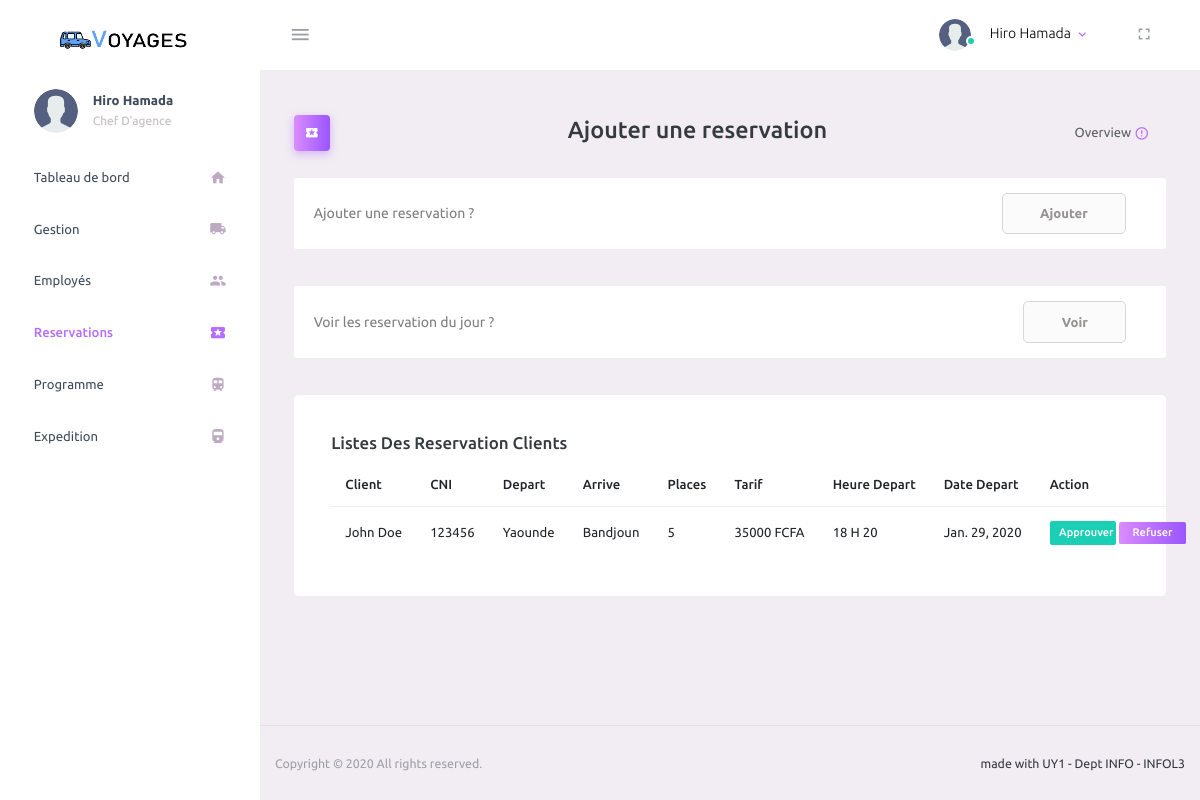
The page /reservations (signed in) on the database its author committed.
### taxi/models.py (models this page shows, shortened)
class Utilisateur(AbstractUser):
    username = None
    email = None
    code = models.CharField(max_length=64)
    telephone = models.CharField(max_length=64, unique=True)
    cni = models.CharField(max_length=64, unique=True)
    is_admin = models.BooleanField(default=False)
    def est_employer(self):
        try:
            return self.employe is not None or self.is_superuser
        except:
            return False
    objects = UserManager()
    REQUIRED_FIELDS = ['first_name', 'last_name', 'cni']
    USERNAME_FIELD = 'telephone'
    EMAIL_FIELD = 'telephone'
    def __str__(self):
        return self.get_full_name()

class Reservation(models.Model):
    programme = models.ForeignKey(Programme, on_delete=models.CASCADE, null=False, blank=False)
    places = models.IntegerField(default=1, validators=[
        MaxValueValidator(5),
        MinValueValidator(1)
    ])
    client = models.ForeignKey(Client, null=False, on_delete=models.CASCADE)
    guichetier = models.ForeignKey(Employe, null=True, on_delete=models.SET_NULL, default=None)
    created_at = models.DateTimeField('Created at', default=timezone.now())
    jour_depart = models.CharField(max_length=64, choices=JOURS_CHOICES, default=timezone.now().weekday())
    date_depart = models.DateField('Created at', default=timezone.now().date())
    statut = models.CharField(max_length=64, choices=RESERVATION_STATUS, null=False, default='ATTENTE')
    def montant(self):
        return self.places * self.programme.tarif

class Client(models.Model):
    user = models.OneToOneField(
        Utilisateur,
        on_delete=models.CASCADE,
    )

class Programme(models.Model):
    depart = models.CharField(max_length=64, choices=CHOICES_VILLE, null=False, )
    arrive = models.CharField(max_length=64, choices=CHOICES_VILLE, null=False, )
    type = models.CharField(max_length=64, choices=TYPE_CHOICES, null=False, default='CL')
    heure_depart = models.TimeField(max_length=64, default=datetime.time(15), )
    voiture = models.ForeignKey(Voiture, on_delete=models.SET_NULL, blank=True, null=True)
    tarif = models.IntegerField()
    def get_heure_depart_display(self):
        return f"{self.heure_depart.hour} H {self.heure_depart.minute if self.heure_depart.minute > 9 else '0'+str(self.heure_depart.minute)}" if self.heure_depart else "Pas d'horaire"

### taxi/views.py (the view)
# urls.py: path('reservations', views.reservations, name='reservations'),
@login_required
def reservations(request):
    user: Utilisateur = request.user
    reser = Reservation.objects.filter(date_depart=datetime.datetime.now().date()).filter(
        guichetier__isnull=True) if user.est_employer() else Reservation.objects.filter(client=user.client)
    return render(request, 'taxi/admin/reservations.html', {'reservations': reser, 'today':datetime.datetime.now().date()})

### taxi/templates/taxi/admin/reservations.html (shortened to what this page needs)
{% extends 'taxi/admin/base.html' %}
{% block content %}
    {% load static %}
    <div class="content-wrapper">
        <div class="page-header">
            <h3 class="page-title">
                            <span class="page-title-icon bg-gradient-primary text-white mr-2">
                                <i class="mdi mdi-ticket"></i> </span>
            <h3>
                                {% if user.est_employer %}
                            Ajouter une reservation
            {% else %}
             Reservations
            {% endif %}
            </h3>
            </h3>
            <nav aria-label="breadcrumb">
                <ul class="breadcrumb">
                    <li class="breadcrumb-item active" aria-current="page">
                        Overview <i
                            class="mdi mdi-alert-circle-outline icon-sm text-primary align-middle"></i>
                    </li>
                </ul>
            </nav>
        </div>
    {% if user.est_employer %}
        <div class="row" id="proBanner">
            <div class="col-12">
                            <span class="d-flex align-items-center purchase-popup">
                                <p>Ajouter une reservation ?</p>
                                <a href="{% url 'reservations.nouveau' %}"
                                   class="btn ml-auto download-button">Ajouter</a>
                            </span>
            </div>
        </div>
        <div class="row" id="proBanner">
            <div class="col-12">
                            <span class="d-flex align-items-center purchase-popup">
                                <p>Voir les reservation du jour ?</p>
                                <a href="{% url 'reservations.jour' %}"
                                   class="btn ml-auto download-button">Voir</a>
                            </span>
            </div>
        </div>
    {% endif %}
        <div class="row">
            <div class="col-lg-12 grid-margin stretch-card">
                <div class="card">
                    <div class="card-body">
                    {% if user.est_employer %}
                        <h4 class="card-title"> Listes des reservation clients </h4>
                    {% else %}
                    <h4 class="card-title">Mes reservations</h4>
                    {% endif %}
                        <table class="table ">
                            <thead>
                            <tr>
                                {% if user.est_employer %}
                                <th> Client</th>
                                <th> CNI</th>
                                {% endif%}
                                <th> Depart</th>
                                <th> Arrive</th>
                                <th> Places</th>
                                <th> Tarif</th>
                                <th> Heure Depart</th>
                                <th> Date Depart</th>
                                <th> Action</th>
                            </tr>
                            </thead>
                            <tbody>
                            {% for reservation in reservations %}
                                <tr>
                                {% if user.est_employer %}
                                    <td class="py-1">
                                        {{ reservation.client.user }}
                                    </td>
                                    <td> {{ reservation.client.user.cni }} </td>
                                    {% endif %}
                                    <td> {{ reservation.programme.get_depart_display }} </td>
                                    <td> {{ reservation.programme.get_arrive_display }} </td>
                                    <td> {{ reservation.places }} </td>
                                    <td> {{ reservation.montant }} FCFA</td>
                                    <td> {{ reservation.programme.get_heure_depart_display }} </td>
                                    <td> {{ reservation.date_depart }} </td>
    {% if user.est_employer %}
                                    <td><a href="{% url 'prendre' reservation.id %}"><label
                                            class="badge badge-success col-sm-6">Approuver</label></a>
                                     <a href="{% url 'refuser' reservation.id %}"><label
                class="badge badge-gradient-primary col-sm-6">Refuser</label></a></td>
                                        {% endif %}
                                </tr>
                            {% endfor %}
                            </tbody>
                        </table>
                    </div>
                </div>
            </div>
        </div>
    </div>
{% endblock %}

### taxi/templates/taxi/admin/base.html (shortened to what this page needs)
<!DOCTYPE html>
<html lang="en">
{% load static %}
<head>
    <link rel="stylesheet" href="{% static "assets/vendors/mdi/css/materialdesignicons.min.css" %}">
    <link rel="stylesheet" href="{% static "assets/vendors/css/vendor.bundle.base.css" %}">
    <link rel="stylesheet" href="{% static "styles/W3.css" %}">
    <link rel="stylesheet" href="{% static "styles/style.css" %}">
    <link rel="stylesheet" href="{% static "assets/css/style.css" %}">
</head>
<body>
<div class="container-scroller">
    <nav class="navbar default-layout-navbar col-lg-12 col-12 p-0 fixed-top d-flex flex-row">
        <div class="text-center navbar-brand-wrapper d-flex align-items-center justify-content-center">
            <a class="navbar-brand brand-logo" href="index.html"><img src="{% static "assets/images/logo.png" %}"
                                                                      alt="logo"/></a>
        </div>
        <div class="navbar-menu-wrapper d-flex align-items-stretch">
            <button class="navbar-toggler navbar-toggler align-self-center" type="button" data-toggle="minimize">
                <span class="mdi mdi-menu"></span>
            </button>
            <ul class="navbar-nav navbar-nav-right">
                <li class="nav-item nav-profile dropdown">
                    <a class="nav-link dropdown-toggle" id="profileDropdown" href="#" data-toggle="dropdown"
                       aria-expanded="false">
                        <div class="nav-profile-img">
                            <img src="{% static "assets/images/faces/user2.svg" %}" alt="image">
                            <span class="availability-status online"></span>
                        </div>
                        <div class="nav-profile-text">
                            <p class="mb-1 text-black">{{ user.get_full_name }}</p>
                        </div>
                    </a>
                </li>
                <li class="nav-item d-none d-lg-block full-screen-link">
                    <a class="nav-link">
                        <i class="mdi mdi-fullscreen" id="fullscreen-button"></i>
                    </a>
                </li>
            </ul>
        </div>
    </nav>
    <div class="container-fluid page-body-wrapper">
        <nav class="sidebar sidebar-offcanvas" id="sidebar">
            <ul class="nav">
                <li class="nav-item nav-profile">
                    <a href="#" class="nav-link">
                        <div class="nav-profile-image">
                            <img src="{% static "assets/images/faces/user2.svg" %}" alt="profile">
                        </div>
                        <div class="nav-profile-text d-flex flex-column">
                            <span class="font-weight-bold mb-2">{{ user.get_full_name }}</span>
                            {% if user.is_superuser %}
                                <span class="text-secondary text-small">Chef D'agence</span>
                            {% elif user.est_employe %}
                                <span class="text-secondary text-small">{{ user.employe.get_poste_display }}</span>
                                {% else %}
                                <span class="text-secondary text-small">Client</span>
                            {% endif %}
                        </div>
                    </a>
                </li>
            {% if user.is_superuser %}
                <li class="nav-item">
                    <a class="nav-link" href="{% url 'home' %}">
                        <span class="menu-title">Tableau de bord</span>
                        <i class="mdi mdi-home menu-icon"></i>
                    </a>
                </li>
                <li class="nav-item">
                    <a class="nav-link" href="{% url 'gestion' %}">
                        <span class="menu-title">Gestion</span>
                        <i class="mdi mdi-truck menu-icon"></i>
                    </a>
                </li>
                <li class="nav-item">
                    <a class="nav-link" href="{% url 'employer' %}">
                        <span class="menu-title">Employés</span>
                        <i class="mdi mdi-account-multiple menu-icon"></i>
                    </a>
                </li>
            {% endif %}
            <li class="nav-item">
                    <a class="nav-link" href="{% url 'reservations' %}">
                        <span class="menu-title">Reservations</span>
                        <i class="mdi mdi-ticket menu-icon"></i>
                    </a>
                </li>
             <li class="nav-item">
                    <a class="nav-link" href="{% url 'programme' %}">
                        <span class="menu-title">Programme</span>
                        <i class="mdi mdi-train menu-icon"></i>
                    </a>
                </li>
            {% if user.is_staff %}
                <li class="nav-item">
                    <a class="nav-link" href="{% url 'expeditions' %}">
                        <span class="menu-title">Expedition</span>
                        <i class="mdi mdi-train-variant menu-icon"></i>
                    </a>
                </li>
            {% endif %}
            </ul>
        </nav>
        <div class="main-panel">
            {% block content %} {% endblock %}
            <footer class="footer">
                <div class="d-sm-flex justify-content-center justify-content-sm-between">
                    <span class="text-muted text-center text-sm-left d-block d-sm-inline-block">Copyright © 2020 All rights reserved.</span>
                    <span class="float-none float-sm-right d-block mt-1 mt-sm-0 text-center">made with UY1 - Dept INFO - INFOL3</span>
                </div>
            </footer>
        </div>
    </div>
</div>
</body>
</html>

### taxi/static/styles/W3.css (style rules this page uses)
* { -webkit-box-sizing:border-box;-moz-box-sizing:border-box;box-sizing:border-box }
html { -ms-text-size-adjust:100%;-webkit-text-size-adjust:100% }
body { margin:0 }
article,aside,details,figcaption,figure,footer,header,hgroup,main,menu,nav,section,summary { display:block }
a { -webkit-tap-highlight-color:transparent;background-color:transparent }
img { border:0 }
button,input,optgroup,select,textarea { color:inherit;font:inherit;margin:0 }
button { overflow:visible }
button,select { text-transform:none }
button,html input[type=button],input[type=reset],input[type=submit] { -webkit-appearance:button;cursor:pointer }
html,body { font-family:Verdana,sans-serif;font-size:15px;line-height:1.5 }
h1,h2,h3,h4,h5,h6,.w3-slim,.w3-wide { font-family:"Segoe UI",Arial,sans-serif }
h3 { font-size:24px }
h4 { font-size:20px }
h1,h2,h3,h4,h5,h6 { font-weight:400;margin:10px 0 }
img { margin-bottom:-5px }
a { color:inherit }
table { border-collapse:collapse;border-spacing:0;width:100%;display:table }
table,th,td { border:none }

### rows shown on the page
Utilisateur: get_full_name "Hiro Hamada"
Reservation: client.user "John Doe", client.user.cni "123456", programme.depart "Yaounde", programme.arrive "Bandjoun", places "5", montant "35000", programme.heure_depart "18 H 20", date_depart "Jan. 29, 2020"
